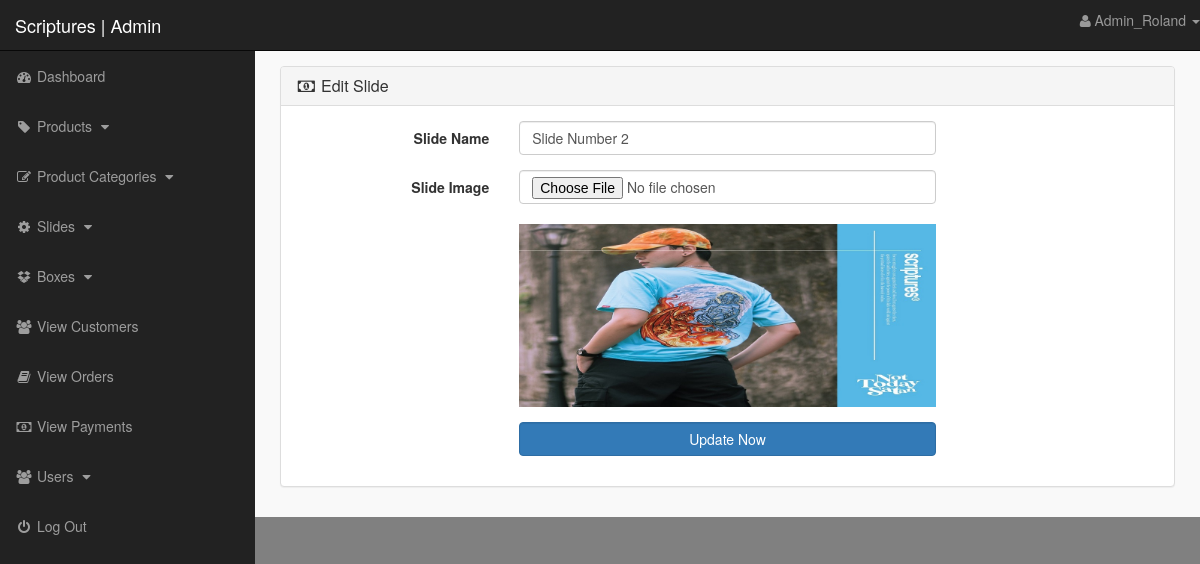
Page /admin_area/index.php?edit_slide=2 (signed in) on the committed database.
### tables this page shows
CREATE TABLE `slider` (
  `slider_id` int(10) NOT NULL,
  `slider_name` varchar(255) NOT NULL,
  `slider_image` text NOT NULL,
  `slide_url` varchar(255) NOT NULL
);

### admin_area/edit_slide.php (the view, shortened to what this page needs)
<?php
    if(!isset($_SESSION['admin_email'])){
        echo "<script>window.open('login.php','_self')</script>";
    }else{
?>
<?php
    if(isset($_GET['edit_slide'])){
        $edit_slide_id = $_GET['edit_slide'];
        $edit_slide = "select * from slider where slider_id='$edit_slide_id'";
        $run_edit_slide = mysqli_query($con,$edit_slide);
        $row_edit_slide = mysqli_fetch_array($run_edit_slide);
        $slide_name = $row_edit_slide['slider_name'];
        $slide_image = $row_edit_slide['slider_image'];
    }
?>
<div class="row">
    <div class="col-lg-12">
        <ol class="breadcrumb">
            <li>
            </li>
        </ol>
    </div>
</div>
<div class="row">
    <div class="col-lg-12">
        <div class="panel panel-default">
            <div class="panel-heading">
                <h3 class="panel-title">
                    <i class="fa fa-money fa-fw"></i> Edit Slide
                </h3>
            </div>
            <div class="panel-body">
                <form action="" class="form-horizontal" method="post" enctype="multipart/form-data">
                    <div class="form-group">
                        <label for="" class="control-label col-md-3">
                            Slide Name
                        </label>
                        <div class="col-md-6">
                            <input name="slide_name" type="text" class="form-control" value="<?php echo $slide_name; ?>">
                        </div>
                    </div>
                    <div class="form-group">
                        <label for="" class="control-label col-md-3">
                            Slide Image
                        </label>
                        <div class="col-md-6">
                            <input type="file" name="slide_image" class="form-control">
                            <br/>
                            <img src="slides_images/<?php echo $slide_image; ?>" class="img-responsive">
                        </div>
                    </div>
                    <div class="form-group">
                        <label for="" class="control-label col-md-3"></label>
                        <div class="col-md-6">
                            <input type="submit" name="update" value="Update Now" class="btn btn-primary form-control">
                        </div>
                    </div>
                </form>
            </div>
        </div>
    </div>
</div>
<?php } ?>

### admin_area/includes/sidebar.php (shortened to what this page needs)
<?php
 if (!isset($_SESSION['admin_email'])) {
 	echo "<script>window.open('login.php','_self')</script>";
 }else{
?>
<nav class="navbar navbar-inverse navbar-fixed-top">
	<div class="navbar-header">
		<a href="index.php?dashboard" class="navbar-brand">Scriptures | Admin</a>
	</div>
	<ul class="nav navbar-right top-nav">
		<li class="dropdown">
			<a href = "#" class="dropdown-toggle" data-toggle="dropdown">
				<i class="fa fa-user"></i> <?php echo $admin_name; ?> <b class="caret"> </b>
			</a>
		</li>
	</ul>
	<div class="collapse navbar-collapse navbar-exi-collapse">
		<ul class="nav navbar-nav side-nav">
			<li>
				<li>
						<a href="index.php?dashboard">
							<i class="fa fa-fw fa-dashboard"></i> Dashboard
						</a>
				</li>
			</li>
				<li>
				<li>
						<a href="#" data-toggle="collapse" data-target="#products">
							<i class="fa fa-fw fa-tag"></i> Products
							<i class="fa fa-fw fa-caret-down"></i>
						</a>
				</li>
			</li>
			<li>
				<li>
						<a href="#" data-toggle="collapse" data-target="#p_cat">
							<i class="fa fa-fw fa-edit"></i> Product Categories
							<i class="fa fa-fw fa-caret-down"></i>
						</a>
				</li>
			</li>
			<li>
				<li>
						<a href="#" data-toggle="collapse" data-target="#slides">
							<i class="fa fa-fw fa-gear"></i> Slides
							<i class="fa fa-fw fa-caret-down"></i>
						</a>
				</li>
				<li>
                <a href="#" data-toggle="collapse" data-target="#boxes">
                        <i class="fa fa-fw fa-dropbox"></i> Boxes
                        <i class="fa fa-fw fa-caret-down"></i>
                </a>
            </li>
			</li>
			<li>
				<a href="index.php?view_customers">
				<i class="fa fa-fw fa-users"> </i> View Customers
				</a>
			</li>
			<li>
				<a href="index.php?view_orders">
				<i class="fa fa-fw fa-book"> </i> View Orders
				</a>
			</li>
			<li>
				<a href="index.php?view_payments">
				<i class="fa fa-fw fa-money"> </i> View Payments
				</a>
			</li>
			<li>
				<li>
						<a href="#" data-toggle="collapse" data-target="#users">
							<i class="fa fa-fw fa-users"></i> Users
							<i class="fa fa-fw fa-caret-down"></i>
						</a>
				</li>
			</li>
			<li>
				<a href="logout.php">
				<i class="fa fa-fw fa-power-off"> </i> Log Out
				</a>
			</li>
		</ul>
	</div>
</nav>
<?php } ?>

### admin_area/styles.css (style rules this page uses)
body { margin-top: 100px; }
@media (min-width: 768px) { body { margin-top: 50px; } }
.top-nav { 0 15px; }
.top-nav>li { float: left; display: inline-block; }
.top-nav>li>a { color: #999999; line-height: 20px; padding-top: 15px; padding-bottom: 15px; }
@media (min-width: 768px) { .side-nav { position: fixed; top: 51px; bottom: 0; width: 255px; overflow-y: auto; overflow-x: hidden; background-color: #222222; padding-bottom: 40px; border-radius: 0; } }
@media (min-width: 768px) { .side-nav>li>a { width: 255px; } }
.panel-body { border-radius: 5px; }

### admin_area/index.php (style rules this page uses)
body { background-color: #808080; }

### rows in the picture
slider: slide_name "Slide Number 2", slider_image (picture)

### other values in the picture
$admin_name "Admin_Roland"
